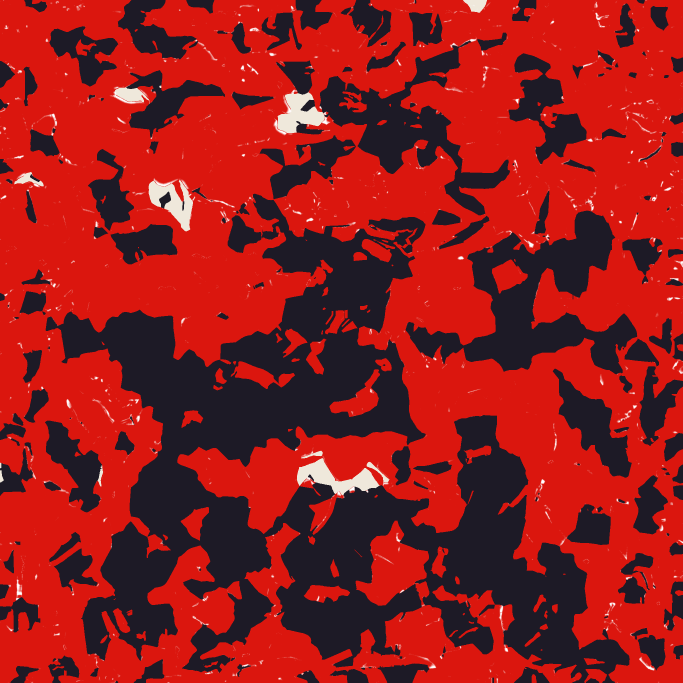
#> input picture ue5/SourceArt/Kagu_Flat.png, 2048 x 2048 px (shown at 1/3 size)
$ python flatten.py ../SourceArt/Kagu_Flat.png out.png 5 ../SourceArt/Shiro_Flat.png
#> lines starting #> are read from the running program, lines starting #| are printed output that depends on the picture
# Turns the generated, pre-shaded colour texture into what a cel shader wants: flat colour per material, a shade
# colour per material, and the thin dark creases kept as ink lines. Writes Kagu_Flat.png / Shiro_Flat.png (lit colour,
# alpha = ink line) and Kagu_Shade.png / Shiro_Shade.png (the colour each area takes in shadow).
import numpy as np, sys
from PIL import Image, ImageFilter
Image.MAX_IMAGE_PIXELS = None
src = Image.open(sys.argv[1]).convert('RGB'); N = int(sys.argv[3]) if len(sys.argv) > 3 else 2048
im = src.resize((N, N), Image.LANCZOS); a = np.asarray(im).astype(np.float32) / 255.0
r, g, b = a[..., 0], a[..., 1], a[..., 2]; mx = a.max(-1); mn = a.min(-1); lum = 0.3 * r + 0.5 * g + 0.2 * b
#> after `r, g, b = (a[..., 0], a[..., 1], a[..., 2])`: r = [[0.682, 0.686, 0.6, 0.663, 0.776], [0.753, 0.761, 0.569, 0.592, 0.69], [0.651, 0.471, 0.396, 0.604, 0.529], [0.616, 0.341, 0.478, 0.51, 0.624], [0.608, 0.486, 0.459, 0.408, 0.541]]; g = [[0.098, 0.114, 0.125, 0.0902, 0.0902], [0.106, 0.133, 0.102, 0.0902, 0.0902], [0.0902, 0.0941, 0.0941, 0.0902, 0.0941], [0.0941, 0.102, 0.153, 0.0941, 0.0902], [0.0902, 0.0941, 0.0941, 0.0941, 0.0941]]; b = [[0.0863, 0.098, 0.122, 0.0824, 0.0667], [0.0863, 0.114, 0.102, 0.0863, 0.0784], [0.0784, 0.102, 0.11, 0.0863, 0.098], [0.0863, 0.125, 0.161, 0.098, 0.0824], [0.0863, 0.102, 0.106, 0.114, 0.0941]]
#> after `mx = a.max(-1)`: mx has the same summary as r
#> after `mn = a.min(-1)`: mn = [[0.0863, 0.098, 0.122, 0.0824, 0.0667], [0.0863, 0.114, 0.102, 0.0863, 0.0784], [0.0784, 0.0941, 0.0941, 0.0863, 0.0941], [0.0863, 0.102, 0.153, 0.0941, 0.0824], [0.0863, 0.0941, 0.0941, 0.0941, 0.0941]]
#> after `lum = 0.3 * r + 0.5 * g + 0.2 * b`: lum = [[0.271, 0.282, 0.267, 0.26, 0.291], [0.296, 0.318, 0.242, 0.24, 0.268], [0.256, 0.209, 0.188, 0.244, 0.225], [0.249, 0.178, 0.252, 0.22, 0.249], [0.245, 0.213, 0.206, 0.192, 0.228]]
red = (r - np.maximum(g, b)) > 0.10
#> red = [[True, True, True, True, True], [True, True, True, True, True], [True, True, True, True, True], [True, True, True, True, True], [True, True, True, True, True]]
white = (mx > 0.5) & ((mx - mn) < 0.16)
#> white = [[False, False, False, False, False], [False, False, False, False, False], [False, False, False, False, False], [False, False, False, False, False], [False, False, False, False, False]]
cls = np.where(white, 2, np.where(red, 1, 0)).astype(np.uint8)        # 0 black cloth, 1 red cloth, 2 bone-white mask and wraps
#> cls = [[1, 1, 1, 1, 1], [1, 1, 1, 1, 1], [1, 1, 1, 1, 1], [1, 1, 1, 1, 1], [1, 1, 1, 1, 1]]
# clean speckle: a mode filter over a small window
cls = np.asarray(Image.fromarray(cls * 100).filter(ImageFilter.ModeFilter(7))) // 100
# bleed every island's material out past its edge, so texture filtering never pulls the gutter colour onto the model
import os
cv = sys.argv[4] if len(sys.argv) > 4 else ''
if cv and os.path.exists(cv):
    from scipy import ndimage
    covered = np.asarray(Image.open(cv).convert('L').resize((N, N), Image.NEAREST)) > 127
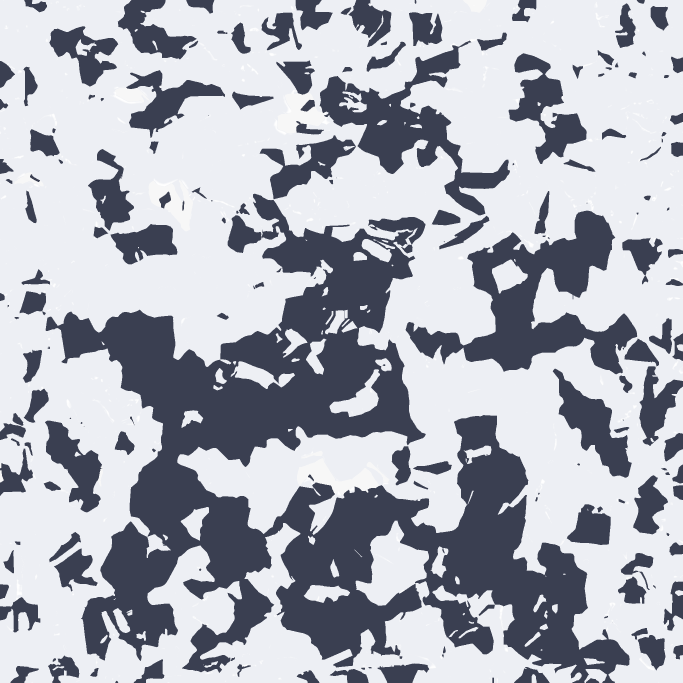
#> input picture ue5/SourceArt/Shiro_Flat.png, 2048 x 2048 px (shown at 1/3 size)
#> covered = [[True, True, True, True, True], [True, True, True, False, True], [False, True, False, False, False], [True, True, True, False, True], [True, True, False, True, True]]
    covered = ndimage.binary_erosion(covered, iterations=1)
#> covered = [[False, False, False, False, False], [False, True, False, False, False], [False, False, False, False, False], [False, True, False, False, False], [False, False, False, False, False]]
    idx = ndimage.distance_transform_edt(~covered, return_distances=False, return_indices=True)
    cls = cls[idx[0], idx[1]]; print('bled', float((~covered).mean().round(3)))
#| bled 0.92
# ink: thin features much darker than their surroundings, inside the red and white areas
blur_s = np.asarray(Image.fromarray((lum * 255).astype(np.uint8)).filter(ImageFilter.GaussianBlur(1.2))).astype(np.float32) / 255
#> blur_s = [[0.278, 0.271, 0.263, 0.259, 0.267], [0.267, 0.259, 0.255, 0.251, 0.255], [0.247, 0.239, 0.235, 0.235, 0.239], [0.235, 0.224, 0.22, 0.224, 0.231], [0.227, 0.216, 0.212, 0.216, 0.224]]
blur_l = np.asarray(Image.fromarray((lum * 255).astype(np.uint8)).filter(ImageFilter.GaussianBlur(9))).astype(np.float32) / 255
#> blur_l = [[0.255, 0.255, 0.255, 0.255, 0.255], [0.255, 0.255, 0.255, 0.255, 0.255], [0.255, 0.255, 0.255, 0.251, 0.251], [0.255, 0.255, 0.255, 0.251, 0.251], [0.255, 0.255, 0.255, 0.251, 0.251]]
ink = np.clip((blur_l * 0.72 - blur_s) / np.maximum(blur_l, 0.05) * 6.0, 0, 1) * (cls > 0) * (np.where(white, 2, np.where(red, 1, 0)) > 0)
#> ink = [[0, 0, 0, 0, 0], [0, 0, 0, 0, 0], [0, 0, 0, 0, 0], [0, 0, 0, 0, 0], [0, 0, 0, 0, 0]]
ink = np.asarray(Image.fromarray((ink * 255).astype(np.uint8)).filter(ImageFilter.GaussianBlur(0.7))).astype(np.float32) / 255
# black cloth is drawn as charcoal blue, never true black: the fighter has to stay brighter than the stage behind him
PAL = {'Kagu': ([(0.115, 0.105, 0.150), (0.860, 0.090, 0.055), (0.940, 0.910, 0.860)], [(0.045, 0.040, 0.085), (0.460, 0.030, 0.100), (0.580, 0.520, 0.660)]),
       'Shiro': ([(0.230, 0.250, 0.320), (0.930, 0.940, 0.960), (0.970, 0.970, 0.970)], [(0.095, 0.110, 0.200), (0.500, 0.590, 0.820), (0.540, 0.620, 0.840)])}
out = sys.argv[2]
for name, (lit, shade) in PAL.items():
    L = np.array(lit, np.float32)[cls]; S = np.array(shade, np.float32)[cls]
    Image.fromarray((np.dstack([L, (1 - ink)[..., None]]) * 255).astype(np.uint8), 'RGBA').save('%s/%s_Flat.png' % (out, name))
    Image.fromarray((S * 255).astype(np.uint8), 'RGB').save('%s/%s_Shade.png' % (out, name))
prev = np.array(PAL['Kagu'][0], np.float32)[cls] * (1 - ink[..., None] * 0.9)
Image.fromarray((prev * 255).astype(np.uint8)).resize((900, 900)).save(out + '/flat_view.jpg', quality=85)
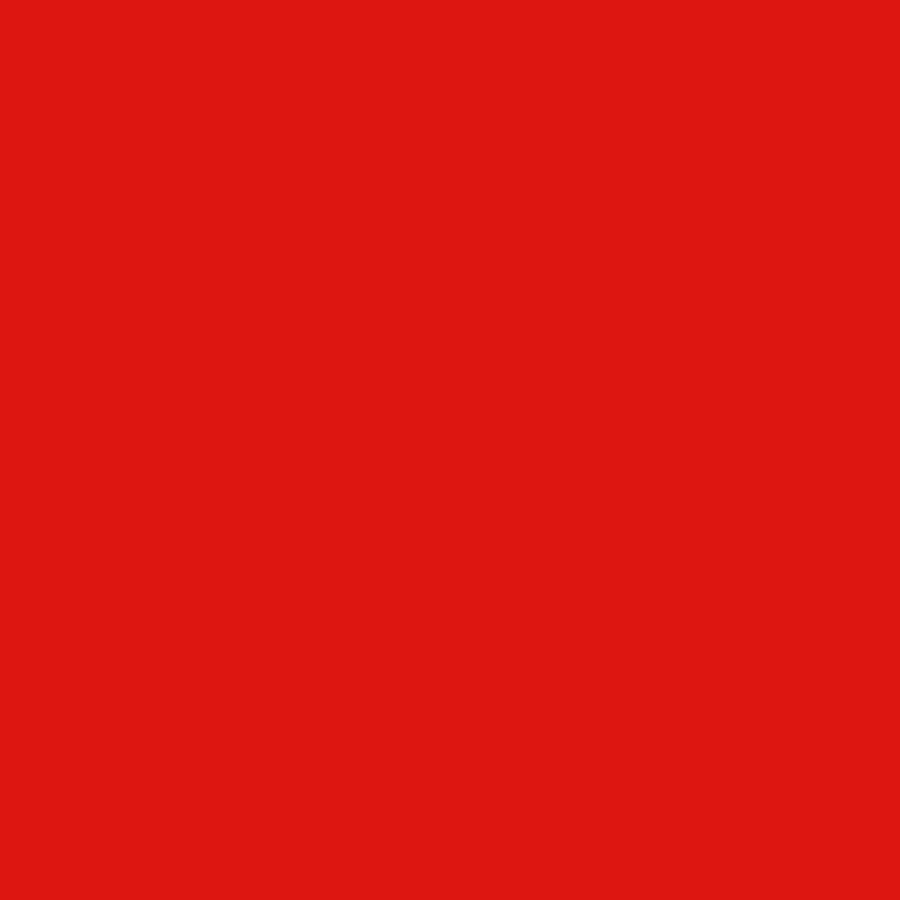
#> saved as flat_view.jpg: PIL image 900x900 RGB; mean R, G, B 219, 22, 14
print('classes', [float((cls == k).mean().round(3)) for k in range(3)], 'ink', float((ink > 0.5).mean().round(4)))
#| classes [0.0, 1.0, 0.0] ink 0.0
